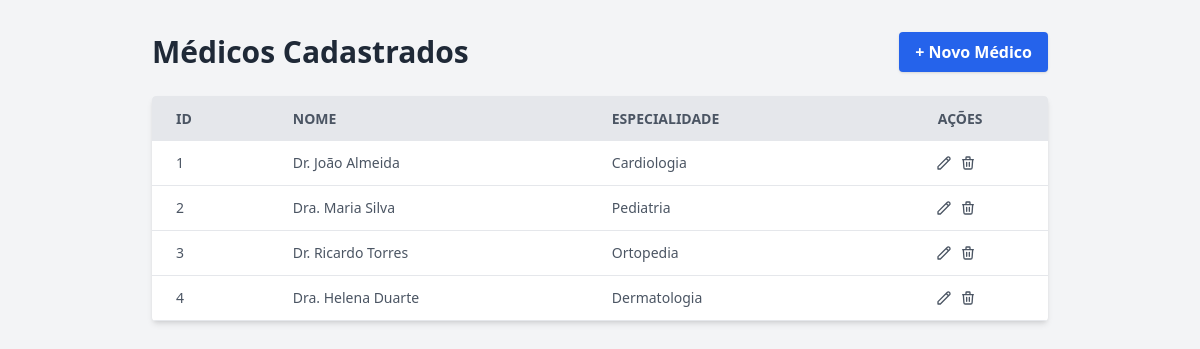
Screenshot of /php/medico/index.php with the database file from the repository.
### tables this page shows
CREATE TABLE medico (
    id INT AUTO_INCREMENT PRIMARY KEY,
    nome VARCHAR(100) NOT NULL,
    especialidade VARCHAR(100)
);

### php/medico/index.php (the view, shortened to what this page needs)
<?php
require_once '../db.php';
$stmt = $pdo->query("SELECT * FROM medico");
$medicos = $stmt->fetchAll(PDO::FETCH_ASSOC);
?>
<!DOCTYPE html>
<html lang="pt-BR">
<head>
    <script src="https://cdn.tailwindcss.com"></script>
</head>
<body class="bg-gray-100 p-8">
    <div class="container mx-auto max-w-4xl">
        <header class="flex justify-between items-center mb-6">
            <h1 class="text-3xl font-bold text-gray-800">Médicos Cadastrados</h1>
            <a href="create-medico.php" class="bg-blue-600 hover:bg-blue-700 text-white font-bold py-2 px-4 rounded transition duration-300 shadow">
                + Novo Médico
            </a>
        </header>
        <div class="bg-white shadow-md rounded my-6 overflow-x-auto">
            <table class="min-w-full table-auto">
                <thead>
                    <tr class="bg-gray-200 text-gray-600 uppercase text-sm leading-normal">
                        <th class="py-3 px-6 text-left">ID</th>
                        <th class="py-3 px-6 text-left">Nome</th>
                        <th class="py-3 px-6 text-left">Especialidade</th>
                        <th class="py-3 px-6 text-center">Ações</th>
                    </tr>
                </thead>
                <tbody class="text-gray-600 text-sm font-light">
                    <?php if (count($medicos) > 0): ?>
                        <?php foreach ($medicos as $m): ?>
                            <tr class="border-b border-gray-200 hover:bg-gray-50 transition duration-150">
                                <td class="py-3 px-6 text-left whitespace-nowrap font-medium"><?= $m['id']; ?></td>
                                <td class="py-3 px-6 text-left"><?= htmlspecialchars($m['nome']); ?></td>
                                <td class="py-3 px-6 text-left"><?= htmlspecialchars($m['especialidade']); ?></td>
                                <td class="py-3 px-6 text-center">
                                    <div class="flex item-center justify-center">
                                        <a href="update-medico.php?id=<?= $m['id']; ?>" class="w-4 mr-2 transform hover:text-purple-500 hover:scale-110 transition duration-150" title="Editar">
                                            <svg xmlns="http://www.w3.org/2000/svg" fill="none" viewBox="0 0 24 24" stroke="currentColor">
                                                <path stroke-linecap="round" stroke-linejoin="round" stroke-width="2" d="M15.232 5.232l3.536 3.536m-2.036-5.036a2.5 2.5 0 113.536 3.536L6.5 21.036H3v-3.572L16.732 3.732z" />
                                            </svg>
                                        </a>
                                        <a href="delete-medico.php?id=<?= $m['id']; ?>"
                                           onclick="return confirm('Tem certeza que deseja excluir?');"
                                           class="w-4 mr-2 transform hover:text-red-500 hover:scale-110 transition duration-150" title="Excluir">
                                            <svg xmlns="http://www.w3.org/2000/svg" fill="none" viewBox="0 0 24 24" stroke="currentColor">
                                                <path stroke-linecap="round" stroke-linejoin="round" stroke-width="2" d="M19 7l-.867 12.142A2 2 0 0116.138 21H7.862a2 2 0 01-1.995-1.858L5 7m5 4v6m4-6v6m1-10V4a1 1 0 00-1-1h-4a1 1 0 00-1 1v3M4 7h16" />
                                            </svg>
                                        </a>
                                    </div>
                                </td>
                            </tr>
                        <?php endforeach; ?>
                    <?php else: ?>
                        <tr>
                            <td colspan="4" class="py-3 px-6 text-center text-gray-500">Nenhum médico encontrado.</td>
                        </tr>
                    <?php endif; ?>
                </tbody>
            </table>
        </div>
    </div>
</body>
</html>

### rows the page displays
medico: id "1", nome "Dr. João Almeida", especialidade "Cardiologia"
medico: id "2", nome "Dra. Maria Silva", especialidade "Pediatria"
medico: id "3", nome "Dr. Ricardo Torres", especialidade "Ortopedia"
medico: id "4", nome "Dra. Helena Duarte", especialidade "Dermatologia"
